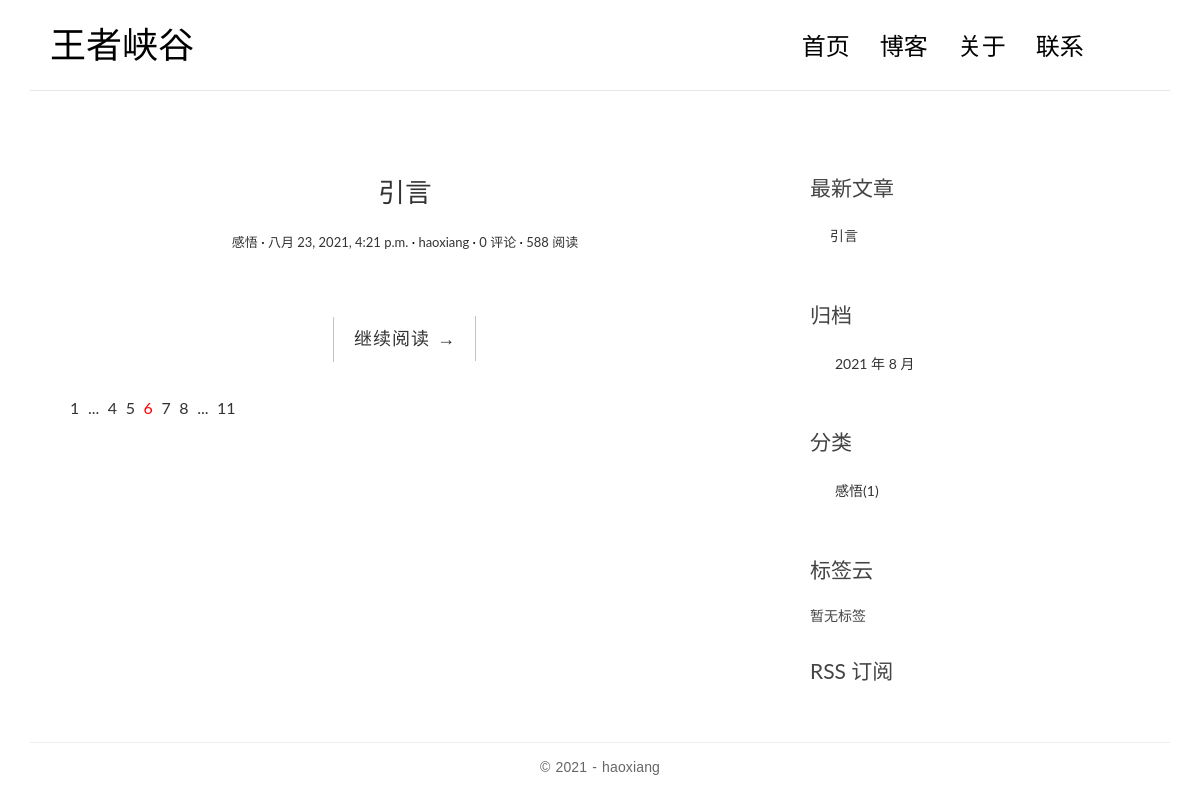
Page /blog/ on the earlier database version.
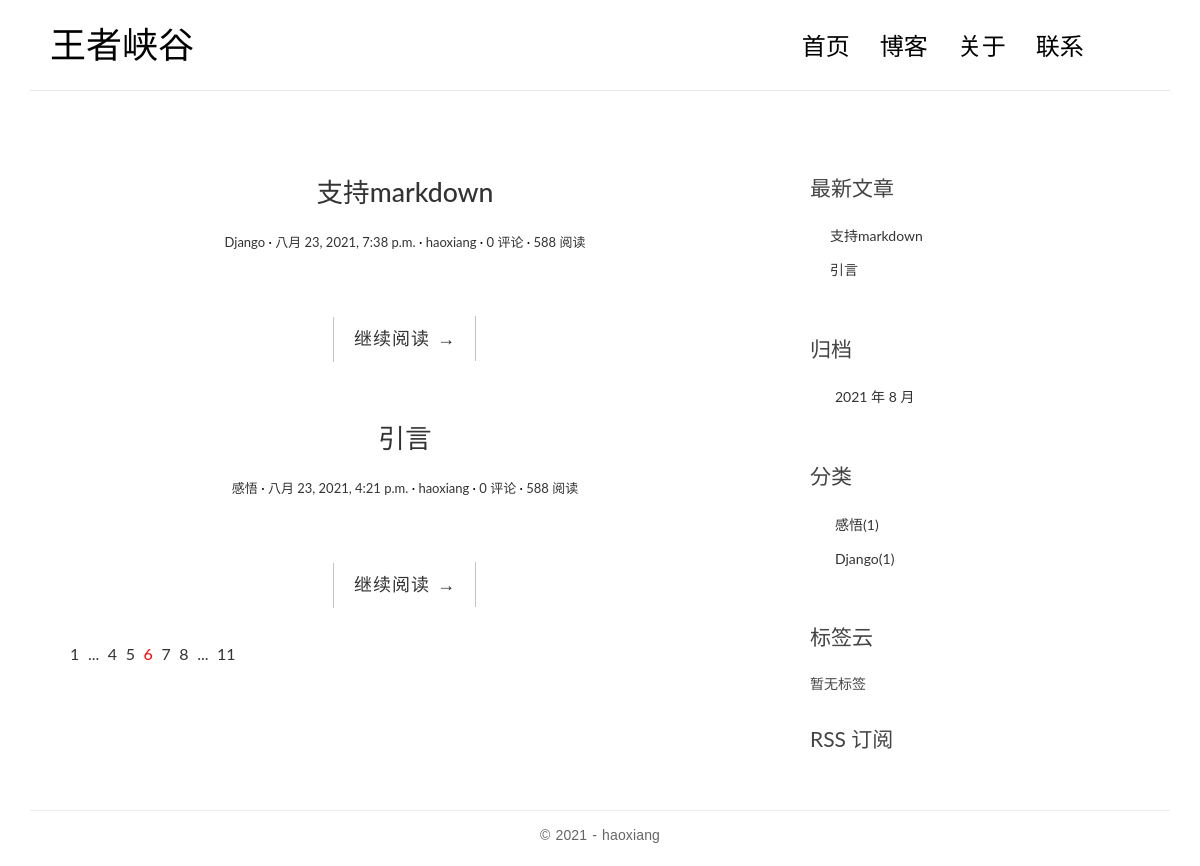
Same page on the later database version.
### blog/models.py (models this page shows, shortened)
class Post(models.Model):
    title = models.CharField('标题', max_length=100)
    body = models.TextField('正文')
    created_time = models.DateTimeField('创建时间', default=timezone.now)
    modified_time = models.DateTimeField('修改时间')
    excerpt = models.CharField('摘要', max_length=200, blank=True)
    category = models.ForeignKey(Category, verbose_name='分类', on_delete=models.CASCADE)
    tags = models.ManyToManyField(Tag, verbose_name='标签', blank=True)
    author = models.ForeignKey(User, verbose_name='作者', on_delete=models.CASCADE)
    class Meta:
        verbose_name = '文章'
        verbose_name_plural = verbose_name
        ordering = ['-created_time']
    def get_absolute_url(self):
        return reverse('blog:detail', kwargs={'pk': self.pk})

class Category(models.Model):
    name = models.CharField('分类名', max_length=100)
    class Meta:
        verbose_name = '分类'
        verbose_name_plural = verbose_name

### blog/views.py (the view)
# urls.py: path('', views.index, name='index'),
def index(request):
    post_list = Post.objects.all()
    return render(request, 'blog/index.html', context={
        'post_list': post_list
    })

### blog/templatetags/blog_extras.py (called while the page is built)
@register.inclusion_tag('blog/inclusions/_recent_posts.html', takes_context=True)
def show_recent_posts(context, num=5):
    return {
        'recent_post_list': Post.objects.all()[:num]
    }

@register.inclusion_tag('blog/inclusions/_archives.html', takes_context=True)
def show_archives(context):
    return {
        'date_list': Post.objects.dates('created_time', 'month', order='DESC')
    }

@register.inclusion_tag('blog/inclusions/_categories.html', takes_context=True)
def show_categories(context):
    return {
        'category_list': Category.objects.all()
    }

@register.inclusion_tag('blog/inclusions/_tags.html', takes_context=True)
def show_tags(context):
    return{
        'tag_list': Tag.objects.all()
    }

### templates/blog/index.html (shortened to what this page needs)
{% extends 'blog/base.html' %}
{% block main %}
    {% for post in post_list %}
        <article class="post post-{{ post.pk }}">
            <header class="entry-header">
                <h1 class="entry-title">
                    <a href="{{ post.get_absolute_url }}">{{ post.title }}</a>
                </h1>
                <div class="entry-meta">
                    <span class="post-category"><a
                            href="{% url 'blog:category' post.category.pk %}">{{ post.category.name }}</a></span>
                    <span class="post-date"><a
                            href="{% url 'blog:archive' post.created_time.year post.created_time.month %}"><time
                            class="entry-date"
                            datetime={{ post.created_time }}>{{ post.created_time }}</time></a></span>
                    <span class="post-author"><a href="#">{{ post.author }}</a></span>
                    <span class="comments-link"><a
                            href="{{ post.get_absolute_url }}#comment-area">{{ post.comment_set.count }} 评论</a></span>
                    <span class="views-count"><a href="{{ post.get_absolute_url }}">588 阅读</a></span>
                </div>
            </header>
            <div class="entry-content clearfix">
                <div class="read-more cl-effect-14">
                    <a href="{{ post.get_absolute_url }}" class="more-link">继续阅读 <span class="meta-nav">→</span></a>
                </div>
            </div>
        </article>
    {% empty %}
        <div class="no-post">暂时还没有发布的文章！</div>
    {% endfor %}
    <div class="pagination">
        <ul>
            <li><a href="">1</a></li>
            <li><a href="">...</a></li>
            <li><a href="">4</a></li>
            <li><a href="">5</a></li>
            <li class="current"><a href="">6</a></li>
            <li><a href="">7</a></li>
            <li><a href="">8</a></li>
            <li><a href="">...</a></li>
            <li><a href="">11</a></li>
        </ul>
    </div>
{% endblock main %}

### templates/blog/base.html (shortened to what this page needs)
{% load static %}
{% load blog_extras %}
<!DOCTYPE html>
<html>
<head>
    <link rel="stylesheet" href="https://code.ionicframework.com/ionicons/2.0.1/css/ionicons.min.css">
    <link rel="stylesheet" href="https://cdn.bootcss.com/bootstrap/3.3.7/css/bootstrap.min.css">
    <link rel="stylesheet" href="https://cdn.bootcss.com/highlight.js/9.15.8/styles/github.min.css">
    <link rel="stylesheet" href="{% static 'blog/css/pace.css' %}">
    <link rel="stylesheet" href="{% static 'blog/css/custom.css' %}">
</head>
<body>
<div class="container">
    <header id="site-header">
        <div class="row">
            <div class="col-md-4 col-sm-5 col-xs-8">
                <div class="logo">
                    <h1><a href="{% url 'blog:index' %}">王者峡谷</a></h1>
                </div>
            </div>
            <div class="col-md-8 col-sm-7 col-xs-4">
                <nav class="main-nav" role="navigation">
                    <div class="collapse navbar-collapse" id="bs-example-navbar-collapse-1">
                        <ul class="nav navbar-nav navbar-right">
                            <li class="cl-effect-11"><a href="{% url 'blog:index' %}" data-hover="首页">首页</a></li>
                            <li class="cl-effect-11"><a href="{% url 'blog:posts' %}" data-hover="博客">博客</a></li>
                            <li class="cl-effect-11"><a href="{% url 'blog:about' %}" data-hover="关于">关于</a></li>
                            <li class="cl-effect-11"><a href="{% url 'blog:contact' %}" data-hover="联系">联系</a></li>
                        </ul>
                    </div>
                </nav>
            </div>
        </div>
    </header>
</div>
<div class="content-body">
    <div class="container">
        <div class="row">
            <main class="col-md-8">
                {% block main %}
                {% endblock main %}
            </main>
            <aside class="col-md-4">
                {% show_recent_posts %}
                {% show_archives %}
                {% show_categories %}
                {% show_tags %}
                <div class="rss">
                    <a href=""> RSS 订阅</a>
                </div>
            </aside>
        </div>
    </div>
</div>
<footer id="site-footer">
    <div class="container">
        <div class="row">
            <div class="col-md-12">
                <p class="copyright">
                    &copy 2021 - haoxiang
                </p>
            </div>
        </div>
    </div>
</footer>
</body>
</html>

### templates/blog/inclusions/_recent_posts.html
<div class="widget widget-recent-posts">
    <h3 class="widget-title">最新文章</h3>
    <ul>
        {% for post in recent_post_list %}
            <li>
                <a href="{{ post.get_absolute_url }}">{{ post.title }}</a>
            </li>
        {% empty %}
            暂无文章
        {% endfor %}
    </ul>
</div>

### templates/blog/inclusions/_archives.html
<div class="widget widget-archives">
    <h3 class="widget-title">归档</h3>
    <ul>
        {% for date in date_list %}
            <li>
                <a href="{% url 'blog:archive' date.year date.month %}">{{ date.year }} 年 {{ date.month }} 月</a>
            </li>
        {% empty %}
            暂无归档
        {% endfor %}
    </ul>
</div>

### templates/blog/inclusions/_categories.html
<div class="widget widget-category">
    <h3 class="widget-title">分类</h3>
    <ul>
        {% for category in category_list %}
            <li>
                <a href="{% url 'blog:category' category.pk %}">{{ category.name }}<span class="post-count">({{ category.post_set.count }})</span></a>
            </li>
        {% empty %}
            暂无分类
        {% endfor %}
    </ul>
</div>

### templates/blog/inclusions/_tags.html
<div class="widget widget-tag-cloud">
    <h3 class="widget-title">标签云</h3>
    <ul>
        {% for tag in tag_list %}
            <li>
                <a href="{% url 'blog:tag' tag.pk %}">{{ tag.name }}</a>
            </li>
        {% empty %}
            暂无标签
        {% endfor %}
    </ul>
</div>

### blog/static/blog/css/custom.css (style rules this page uses)
* { outline: none; }
h1, h2, h3, h4, h5, h6 { margin-top: 0; }
a { color: #333; }
body { color: #444; font-family: 'Lato', sans-serif; }
p { font-family: 'Ubuntu', sans-serif; font-weight: 400; word-spacing: 1px; letter-spacing: 0.01em; }
#site-header { background-color: #FFF; padding: 25px 20px; margin-bottom: 40px; border-bottom: 1px solid #e7e7e7; }
.logo h1 a { color: #000; }
.logo h1 { margin: 0; font-family: 'Lato', sans-serif; font-weight: 300; }
.main-nav { margin-top: 11px; max-width: 95%; }
.main-nav a { color: #000000 !important; padding: 0 0 5px 0 !important; margin-right: 30px; font-family: 'Lato', sans-serif; font-weight: 300; font-size: 24px; }
.cl-effect-11 a { padding: 10px 0; color: #0972b4; text-shadow: none; }
.cl-effect-11 a::before { position: absolute; top: 0; left: 0; overflow: hidden; padding: 0 0 5px 0 !important; max-width: 0; border-bottom: 1px solid #000; color: #000; content: attr(data-hover); white-space: nowrap; -webkit-transition: max-width 0.5s; -moz-transition: max-width 0.5s; transition: max-width 0.5s; }
.content-body { padding-bottom: 4em; }
.post { background: #fff; padding: 30px 30px 0; }
.entry-title { text-align: center; font-size: 1.9em; margin-bottom: 20px; line-height: 1.6; padding: 10px 20px 0; }
.entry-meta { text-align: center; color: #DDDDDD; font-size: 13px; margin-bottom: 30px; }
.entry-content { font-size: 18px; line-height: 1.9; font-weight: 300; color: #000; }
.post-category::after, .post-date::after, .post-author::after, .comments-link::after { content: ' ·'; color: #000; }
.read-more { font-family: 'Ubuntu', sans-serif; font-weight: 400; word-spacing: 1px; letter-spacing: 0.01em; text-align: center; margin-top: 20px; }
.cl-effect-14 a { padding: 0 20px; height: 45px; line-height: 45px; position: relative; display: inline-block; margin: 15px 25px; letter-spacing: 1px; font-weight: 400; text-shadow: 0 0 1px rgba(255, 255, 255, 0.3); }
.cl-effect-14 a::before, .cl-effect-14 a::after { position: absolute; width: 45px; height: 1px; background: #C3C3C3; content: ''; -webkit-transition: all 0.3s; -moz-transition: all 0.3s; transition: all 0.3s; pointer-events: none; }
.cl-effect-14 a::before { top: 0; left: 0; -webkit-transform: rotate(90deg); -moz-transform: rotate(90deg); transform: rotate(90deg); -webkit-transform-origin: 0 0; -moz-transform-origin: 0 0; transform-origin: 0 0; }
.cl-effect-14 a::after { right: 0; bottom: 0; -webkit-transform: rotate(90deg); -moz-transform: rotate(90deg); transform: rotate(90deg); -webkit-transform-origin: 100% 0; -moz-transform-origin: 100% 0; transform-origin: 100% 0; }
.widget { background: #fff; padding: 30px 0 0; }
.widget-title { font-size: 1.5em; margin-bottom: 20px; line-height: 1.6; padding: 10px 0 0; font-weight: 400; }
.widget-recent-posts ul { padding: 0; margin: 0; padding-left: 20px; }
.widget-recent-posts ul li { list-style-type: none; position: relative; line-height: 170%; margin-bottom: 10px; }
.widget-recent-posts ul li::before { content: '\f3d3'; font-family: "Ionicons"; position: absolute; left: -17px; top: 3px; font-size: 16px; color: #000; }
.widget-archives ul { padding: 0; margin: 0; padding-left: 25px; }
.widget-archives ul li { list-style-type: none; position: relative; line-height: 170%; margin-bottom: 10px; }
.widget-archives ul li::before { content: '\f3f3'; font-family: "Ionicons"; position: absolute; left: -25px; top: 1px; font-size: 16px; color: #000; }
.widget-category ul { padding: 0; margin: 0; padding-left: 25px; }
.widget-category ul li { list-style-type: none; position: relative; line-height: 170%; margin-bottom: 10px; }
.widget-category ul li::before { content: '\f3fe'; font-family: "Ionicons"; position: absolute; left: -25px; top: 1px; font-size: 18px; color: #000; }
.widget-tag-cloud ul { padding: 0; margin: 0; margin-right: -10px; }
.rss { font-size: 21px; margin-top: 30px; }
.rss a { color: #444; }
#site-footer { padding-top: 10px; padding: 0 0 1.5em 0; }
.copyright { text-align: center; padding-top: 1em; margin: 0; border-top: 1px solid #eee; color: #666; }
.pagination ul { list-style: none; }
.pagination ul li { display: inline-block; font-size: 16px; margin-right: 5px; }
.current a { color: red; }

Differences in the rows shown:
added Post: title "支持markdown", category.name "Django", created_time "八月 23, 2021, 7:38 p.m.", author "haoxiang", comment_set.count "0"
added Category: name "Django", post_set.count "1"
